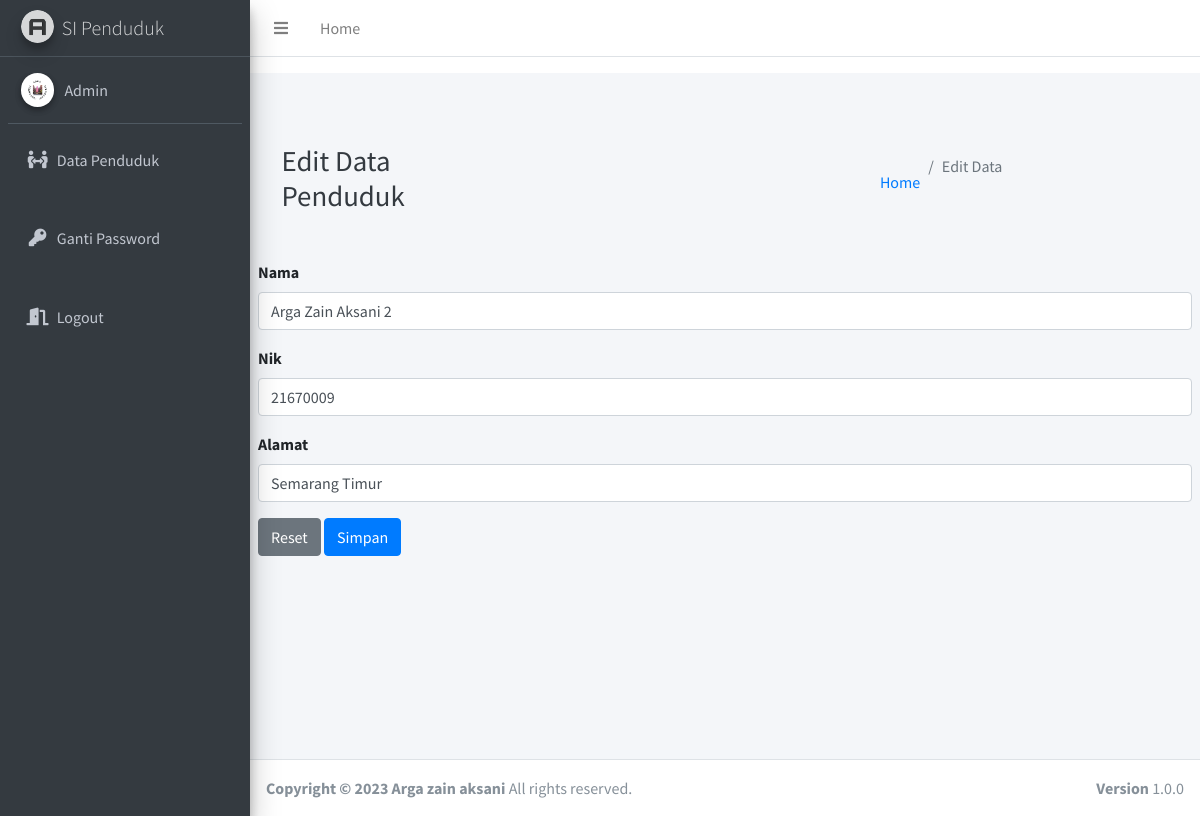
/admin/edit/10, run on the app's committed database.
### tables this page shows
CREATE TABLE `tb_pdk` (
  `id` int(11) NOT NULL,
  `nik` varchar(16) NOT NULL,
  `nama` varchar(30) NOT NULL,
  `alamat` varchar(30) NOT NULL
);

### application/controllers/admin.php (called while the page is built, shortened)
<?php
class Admin extends CI_Controller {
	public function edit($id) {
		$where = array('id' => $id , );
		$data['penduduk']=$this->M_penduduk->edit_data($where,'tb_pdk');
		$this->load->view('templates/header');
		$this->load->view('templates/sidebar');
		$this->load->view('edit',$data);
		$this->load->view('templates/footer');
	}
}

### index.php (called while the page is built, shortened)
<?php
require_once BASEPATH.'core/CodeIgniter.php';

### application/models/M_penduduk.php (called while the page is built, shortened)
<?php
class M_penduduk extends CI_Model {
		public function edit_data($where,$table){
			return $this->db->get_where($table,$where)->result();
		}
}

### application/views/edit.php (the view, shortened to what this page needs)
  <div class="content-wrapper">
    <div class="content-header">
      <div class="container-fluid">
        <div class="row mb-2">
          <div class="col-sm-6">
            <h1 class="m-0 text-dark">Edit Data Penduduk</h1>
          </div>
          <div class="col-sm-6">
            <ol class="breadcrumb float-sm-right">
              <li class="breadcrumb-item"><a href="#">Home</a></li>
              <li class="breadcrumb-item active">Edit Data</li>
            </ol>
          </div>
        </div>
      </div>
    </div>
    <section class="content">
    <?php foreach ($penduduk as $pdk): ?>
<form action="<?php echo base_url(), 'admin/update' ?>" method="post">
<div class="form-group">
    <label for="nama">Nama</label>
    <input type="text" class="form-control" id="nama"  name="nama" value="<?php echo $pdk->nama ; ?>">
  </div>
  <div class="form-group">
    <label for="nik">Nik</label>
    <input type="text" class="form-control" id="nik"  name="nik" value="<?php echo $pdk->nik ; ?>">
</div>
<div class="form-group">
    <label for="alamat">Alamat</label>
    <input type="text" class="form-control" id="alamat"  name="alamat" value="<?php echo $pdk->alamat ; ?>">
  </div>
        <button type="reset" class="btn btn-secondary" >Reset</button>
        <button type="submit" class="btn btn-primary">Simpan</button>
      </div>
<?php endforeach  ?>
  </div>

### data on the page
tb_pdk: nama "Arga Zain Aksani 2", nik "21670009", alamat "Semarang Timur"
